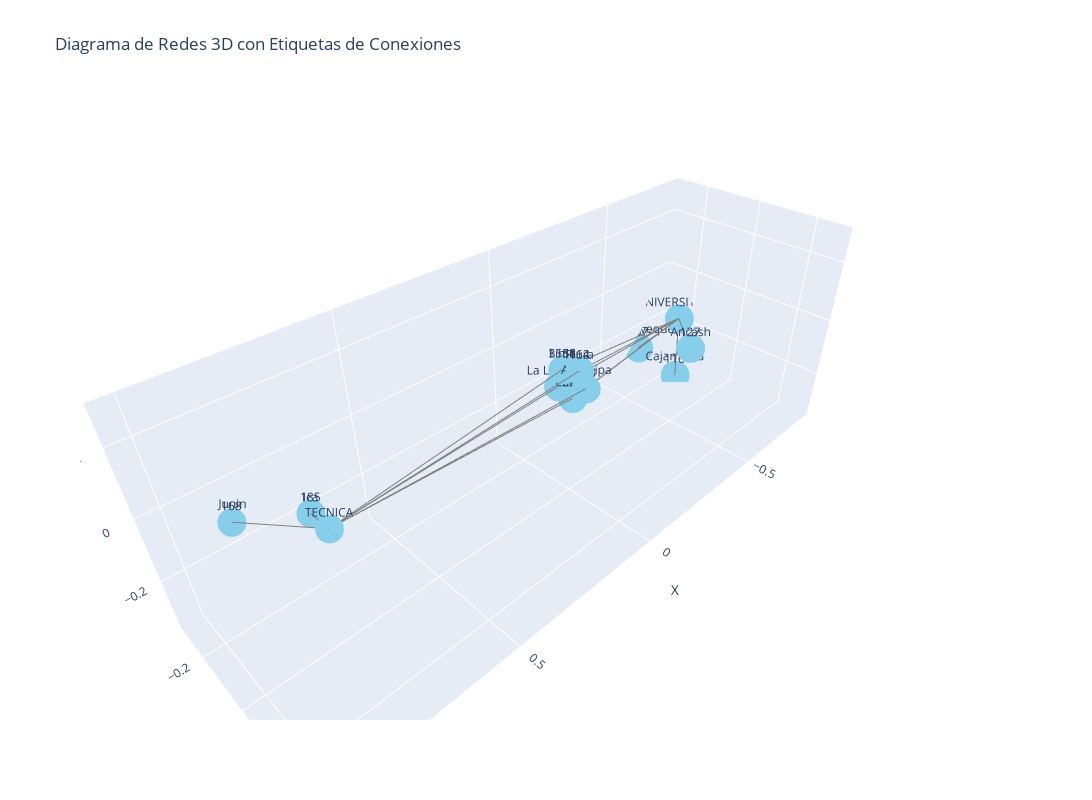

Write notebook code for a chart like this one.
### Code cell
# Crear un grafo dirigido desde el DataFrame
G = nx.from_pandas_edgelist(df_xarxa_mod, 'zona', 'nivel_educ', edge_attr='conexiones', create_using=nx.DiGraph())

# Obtener posiciones de nodos en 3D (layout spring con dimensión 3)
pos = nx.spring_layout(G, dim=3)

# Crear la figura 3D
fig = go.Figure()

# Agregar nodos al trazado con etiquetas de texto
node_trace = go.Scatter3d(
    x=[pos[node][0] for node in G.nodes()],
    y=[pos[node][1] for node in G.nodes()],
    z=[pos[node][2] for node in G.nodes()],
    mode='markers+text',
    marker=dict(size=10, color='skyblue'),
    text=list(G.nodes()),
    textposition='top center'
)
fig.add_trace(node_trace)

# Agregar aristas al trazado con etiquetas de conexiones
for edge in G.edges():
    x0, y0, z0 = pos[edge[0]]
    x1, y1, z1 = pos[edge[1]]
    # Obtener etiqueta de conexión para la arista
    connection_label = f'\n{G.edges[edge]["conexiones"]}'
    # Calcular posición media para colocar la etiqueta
    x_mid = (x0 + x1) / 2
    y_mid = (y0 + y1) / 2
    z_mid = (z0 + z1) / 2
    edge_trace = go.Scatter3d(
        x=[x0, x1],
        y=[y0, y1],
        z=[z0, z1],
        mode='lines+text',
        line=dict(color='gray', width=2),
        hoverinfo='text',
        text=[connection_label],
        textposition='top center'
    )
    fig.add_trace(edge_trace)

# Configurar el diseño de la figura
fig.update_layout(
    title='Diagrama de Redes 3D con Etiquetas de Conexiones',
    width=1200,
    height=800,
    showlegend=False,
    scene=dict(
        xaxis=dict(title='X'),
        yaxis=dict(title='Y'),
        zaxis=dict(title='Z'),
    )
)

# Mostrar la figura interactiva
fig.show()

### Figure 1 — Plotly figure (JSON) as saved in the notebook; plotly's stock layout.template omitted (floating-point values rounded to 4 significant figures)
{"data": [{"marker": {"color": "skyblue", "size": 10}, "mode": "markers+text", "text": ["Ancash", "UNIVERSITARIA", "Arequipa", "TECNICA", "Cajamarca", "Callao", "Ica", "Junin", "La Libertad", "Lambayeque", "Lima", "Piura"], "textposition": "top center", "type": "scatter3d", "x": [-0.6983, -0.8138, 0.02949, 0.8927, -0.7208, 0.04821, 0.8341, 1, 0.05632, -0.6966, 0.04272, 0.02606], "y": [-0.07996, -0.2178, 0.07963, 0.2944, -0.1458, 0.0496, 0.08861, 0.1743, 0.00379, -0.3048, 0.00561, 0.0524], "z": [-0.1948, -0.1731, 0.05154, 0.285, -0.3461, 0.01528, 0.1437, 0.2908, 0.03538, -0.286, 0.08415, 0.09408]}, {"hoverinfo": "text", "line": {"color": "gray", "width": 2}, "mode": "lines+text", "text": ["\n127"], "textposition": "top center", "type": "scatter3d", "x": [-0.6983, -0.8138], "y": [-0.07996, -0.2178], "z": [-0.1948, -0.1731]}, {"hoverinfo": "text", "line": {"color": "gray", "width": 2}, "mode": "lines+text", "text": ["\n141"], "textposition": "top center", "type": "scatter3d", "x": [0.02949, 0.8927], "y": [0.07963, 0.2944], "z": [0.05154, 0.285]}, {"hoverinfo": "text", "line": {"color": "gray", "width": 2}, "mode": "lines+text", "text": ["\n203"], "textposition": "top center", "type": "scatter3d", "x": [0.02949, -0.8138], "y": [0.07963, -0.2178], "z": [0.05154, -0.1731]}, {"hoverinfo": "text", "line": {"color": "gray", "width": 2}, "mode": "lines+text", "text": ["\n116"], "textposition": "top center", "type": "scatter3d", "x": [-0.7208, -0.8138], "y": [-0.1458, -0.2178], "z": [-0.3461, -0.1731]}, {"hoverinfo": "text", "line": {"color": "gray", "width": 2}, "mode": "lines+text", "text": ["\n259"], "textposition": "top center", "type": "scatter3d", "x": [0.04821, 0.8927], "y": [0.0496, 0.2944], "z": [0.01528, 0.285]}, {"hoverinfo": "text", "line": {"color": "gray", "width": 2}, "mode": "lines+text", "text": ["\n227"], "textposition": "top center", "type": "scatter3d", "x": [0.04821, -0.8138], "y": [0.0496, -0.2178], "z": [0.01528, -0.1731]}, {"hoverinfo": "text", "line": {"color": "gray", "width": 2}, "mode": "lines+text", "text": ["\n185"], "textposition": "top center", "type": "scatter3d", "x": [0.8341, 0.8927], "y": [0.08861, 0.2944], "z": [0.1437, 0.285]}, {"hoverinfo": "text", "line": {"color": "gray", "width": 2}, "mode": "lines+text", "text": ["\n168"], "textposition": "top center", "type": "scatter3d", "x": [1, 0.8927], "y": [0.1743, 0.2944], "z": [0.2908, 0.285]}, {"hoverinfo": "text", "line": {"color": "gray", "width": 2}, "mode": "lines+text", "text": ["\n173"], "textposition": "top center", "type": "scatter3d", "x": [0.05632, 0.8927], "y": [0.00379, 0.2944], "z": [0.03538, 0.285]}, {"hoverinfo": "text", "line": {"color": "gray", "width": 2}, "mode": "lines+text", "text": ["\n230"], "textposition": "top center", "type": "scatter3d", "x": [0.05632, -0.8138], "y": [0.00379, -0.2178], "z": [0.03538, -0.1731]}, {"hoverinfo": "text", "line": {"color": "gray", "width": 2}, "mode": "lines+text", "text": ["\n157"], "textposition": "top center", "type": "scatter3d", "x": [-0.6966, -0.8138], "y": [-0.3048, -0.2178], "z": [-0.286, -0.1731]}, {"hoverinfo": "text", "line": {"color": "gray", "width": 2}, "mode": "lines+text", "text": ["\n1686"], "textposition": "top center", "type": "scatter3d", "x": [0.04272, 0.8927], "y": [0.00561, 0.2944], "z": [0.08415, 0.285]}, {"hoverinfo": "text", "line": {"color": "gray", "width": 2}, "mode": "lines+text", "text": ["\n3162"], "textposition": "top center", "type": "scatter3d", "x": [0.04272, -0.8138], "y": [0.00561, -0.2178], "z": [0.08415, -0.1731]}, {"hoverinfo": "text", "line": {"color": "gray", "width": 2}, "mode": "lines+text", "text": ["\n162"], "textposition": "top center", "type": "scatter3d", "x": [0.02606, 0.8927], "y": [0.0524, 0.2944], "z": [0.09408, 0.285]}, {"hoverinfo": "text", "line": {"color": "gray", "width": 2}, "mode": "lines+text", "text": ["\n114"], "textposition": "top center", "type": "scatter3d", "x": [0.02606, -0.8138], "y": [0.0524, -0.2178], "z": [0.09408, -0.1731]}], "layout": {"height": 800, "scene": {"xaxis": {"title": {"text": "X"}}, "yaxis": {"title": {"text": "Y"}}, "zaxis": {"title": {"text": "Z"}}}, "showlegend": false, "title": {"text": "Diagrama de Redes 3D con Etiquetas de Conexiones"}, "width": 1200}}
